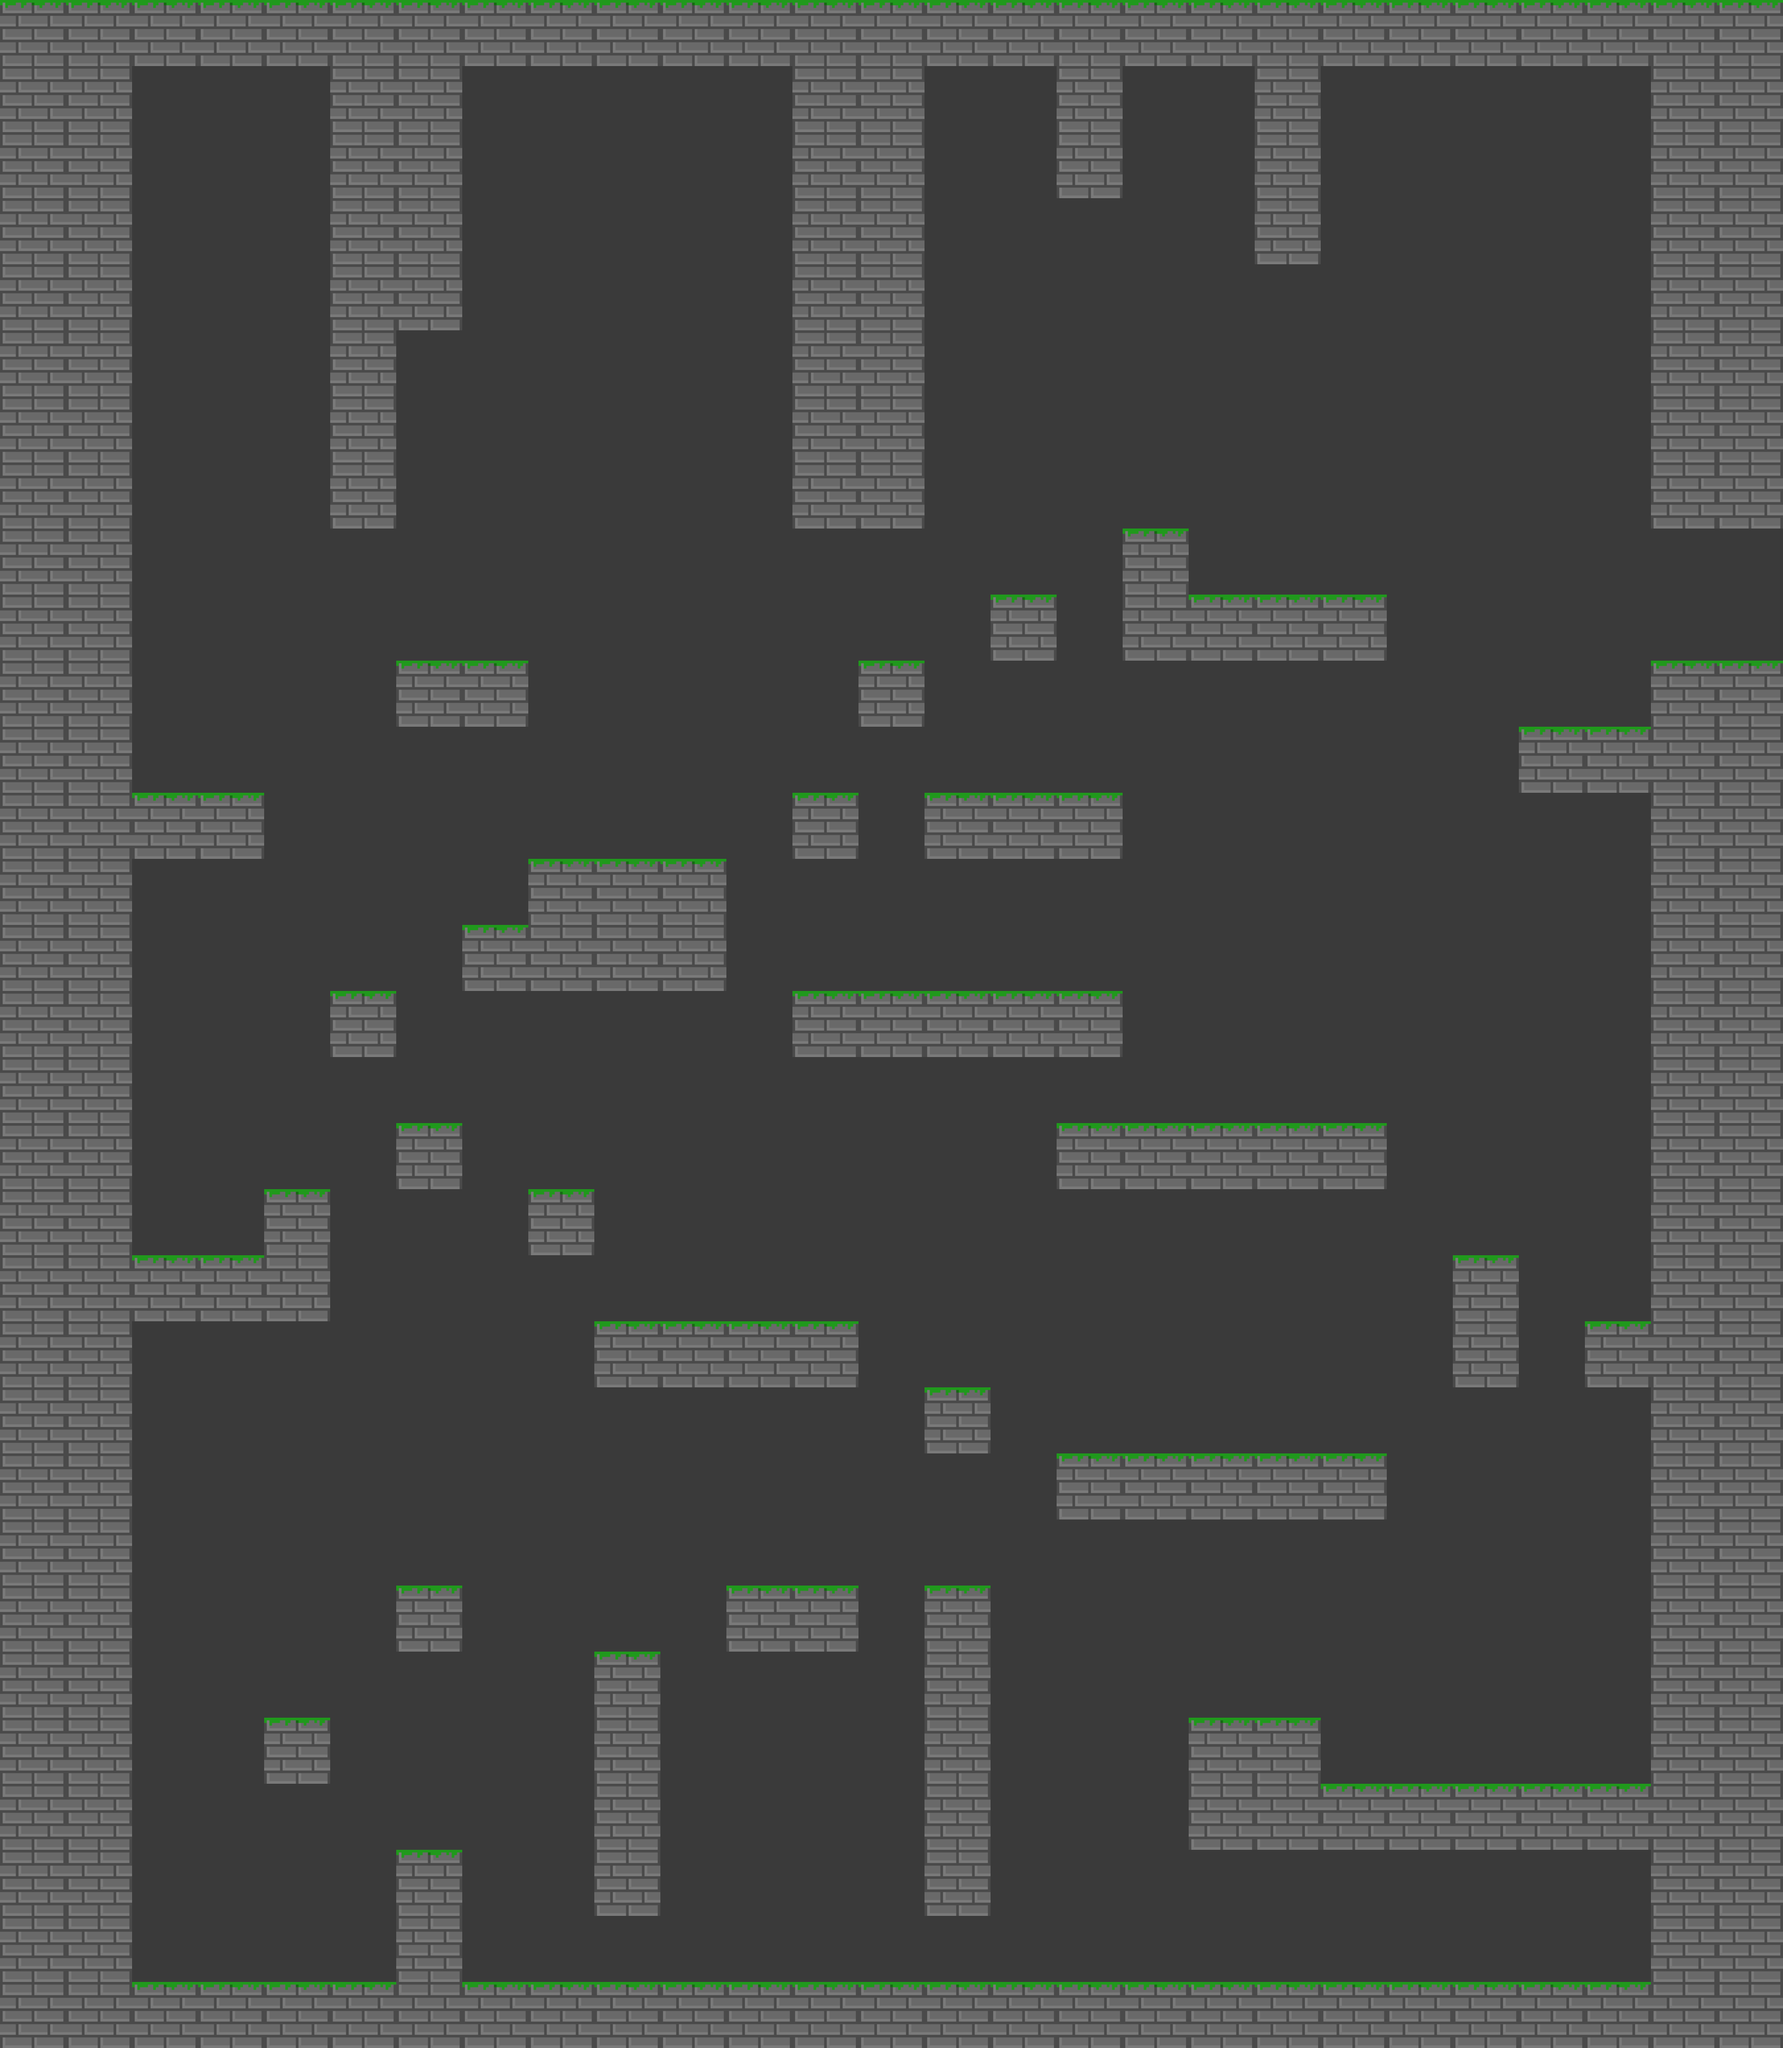

The image is a tile-based game level rendered from a .tmx file. Its description and source (layers, tilesets, objects; grid data summarised) follow:
An orthogonal 27x31 tile map with 128x128 px tiles, 2 tile layers (Platforms, Spikes).

<map version="1.2" tiledversion="1.2.4" orientation="orthogonal" renderorder="right-down" width="27" height="31" tilewidth="128" tileheight="128" infinite="0" backgroundcolor="#3a3a3a" nextlayerid="17" nextobjectid="1">
 <tileset firstgid="1" source="../standard_tileset.tsx" />
 <layer id="15" name="Platforms" width="27" height="31">
  <data>[837 cells, 274 non-empty, 2 distinct tile ids]</data>
 </layer>
 <layer id="16" name="Spikes" width="27" height="31">
  <data>[837 cells, 0 non-empty, 0 distinct tile ids]</data>
 </layer>
</map>